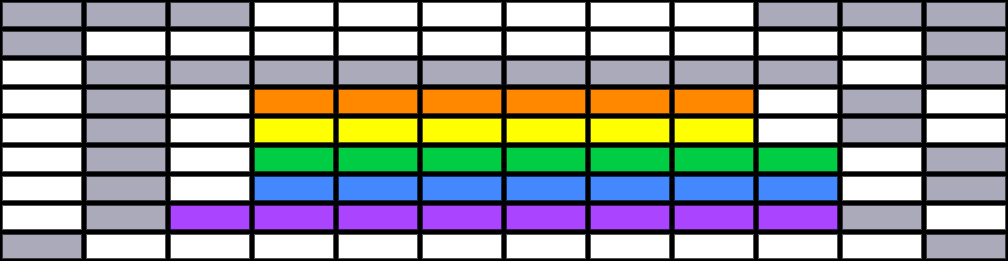

A 2D game scene composited from a Tiled map and its tileset images. What follows is a short description and the map's XML, with every tile layer's data as written:
An orthogonal 12x9 tile map with 84x29 px tiles, 1 tile layer (bricks).

<map version="1.11" tiledversion="1.12.2" orientation="orthogonal" renderorder="right-down" width="12" height="9" tilewidth="84" tileheight="29" infinite="0" nextlayerid="2" nextobjectid="1">
 <tileset firstgid="1" source="bricks.tsx" />
 <layer id="1" name="bricks" width="12" height="9">
  <properties>
   <property name="collides" type="bool" value="false" />
  </properties>
  <data encoding="csv">
8,8,8,7,7,7,7,7,7,8,8,8,
8,7,7,7,7,7,7,7,7,7,7,8,
7,8,8,8,8,8,8,8,8,8,7,8,
7,8,7,2,2,2,2,2,2,7,8,7,
7,8,7,3,3,3,3,3,3,7,8,7,
7,8,7,4,4,4,4,4,4,4,7,8,
7,8,7,5,5,5,5,5,5,5,7,8,
7,8,6,6,6,6,6,6,6,6,8,7,
8,7,7,7,7,7,7,7,7,7,7,8
</data>
 </layer>
</map>
